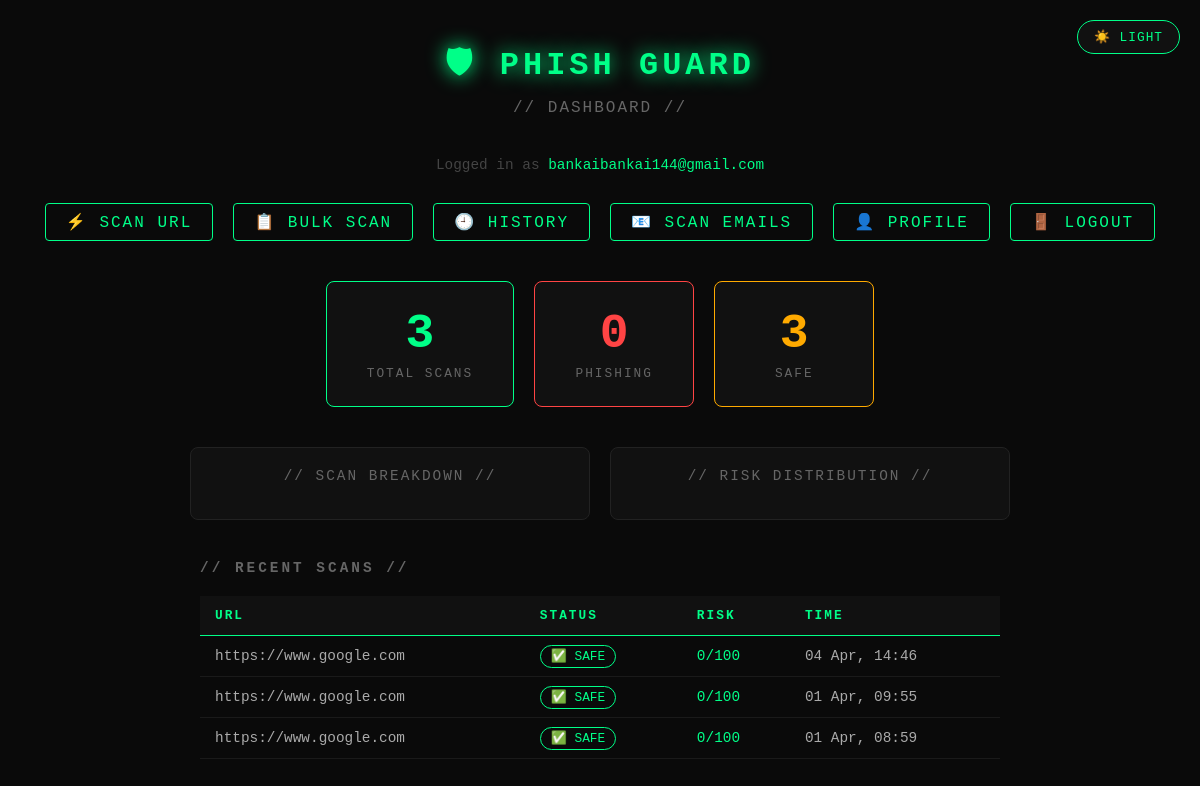
The page /dashboard/ (signed in) on the database its author committed.
### detector/models.py (models this page shows, shortened)
class ScanResult(models.Model):
    user = models.ForeignKey(User, on_delete=models.CASCADE, null=True, blank=True)
    url = models.URLField(max_length=2000)
    is_phishing = models.BooleanField(default=False)
    risk_score = models.IntegerField(default=0)
    reasons = models.TextField(blank=True)
    scanned_at = models.DateTimeField(auto_now_add=True)

### detector/views.py (the view)
# urls.py: path('dashboard/', views.dashboard, name='dashboard'),
@login_required
def dashboard(request):
    scans = ScanResult.objects.filter(user=request.user)
    total = scans.count()
    phishing_count = scans.filter(is_phishing=True).count()
    safe_count = scans.filter(is_phishing=False).count()
    recent_scans = scans.order_by('-scanned_at')[:5]
    scans_by_risk = {
        'low': scans.filter(risk_score__lte=25).count(),
        'medium': scans.filter(risk_score__gt=25, risk_score__lte=50).count(),
        'high': scans.filter(risk_score__gt=50, risk_score__lte=75).count(),
        'critical': scans.filter(risk_score__gt=75).count(),
    }
    context = {
        'total': total,
        'phishing_count': phishing_count,
        'safe_count': safe_count,
        'recent_scans': recent_scans,
        'scans_by_risk': scans_by_risk,
    }
    return render(request, 'detector/dashboard.html', context)

### detector/templates/detector/dashboard.html (shortened to what this page needs)
<!DOCTYPE html>
<html lang="en">
<head>
</head>
<body>
    <button class="theme-toggle" onclick="toggleTheme()" id="themeBtn">☀️ LIGHT</button>
    <h1>🛡 PHISH GUARD</h1>
    <p class="subtitle">// DASHBOARD //</p>
    <p class="user-info">Logged in as <span>{{ request.user.username }}</span></p>
    <div class="nav">
        <a href="/">⚡ SCAN URL</a>
        <a href="/bulk-scan/">📋 BULK SCAN</a>
        <a href="/history/">🕘 HISTORY</a>
        <a href="/email-scan/">📧 SCAN EMAILS</a>
        <a href="/profile/">👤 PROFILE</a>
        <a href="/accounts/logout/">🚪 LOGOUT</a>
    </div>
    <div class="stats">
        <div class="stat-card">
            <div class="stat-number">{{ total }}</div>
            <div class="stat-label">TOTAL SCANS</div>
        </div>
        <div class="stat-card danger">
            <div class="stat-number">{{ phishing_count }}</div>
            <div class="stat-label">PHISHING</div>
        </div>
        <div class="stat-card warning">
            <div class="stat-number">{{ safe_count }}</div>
            <div class="stat-label">SAFE</div>
        </div>
    </div>
    {% if total > 0 %}
    <div class="charts">
        <div class="chart-box">
            <p class="chart-title">// SCAN BREAKDOWN //</p>
        </div>
        <div class="chart-box">
            <p class="chart-title">// RISK DISTRIBUTION //</p>
        </div>
    </div>
    {% endif %}
    <div class="recent">
        <h2>// RECENT SCANS //</h2>
        {% if recent_scans %}
        <table>
            <thead>
                <tr>
                    <th>URL</th>
                    <th>STATUS</th>
                    <th>RISK</th>
                    <th>TIME</th>
                </tr>
            </thead>
            <tbody>
                {% for scan in recent_scans %}
                <tr>
                    <td class="url-cell">{{ scan.url }}</td>
                    <td>
                        {% if scan.is_phishing %}
                            <span class="danger-badge">⛔ PHISHING</span>
                        {% else %}
                            <span class="safe-badge">✅ SAFE</span>
                        {% endif %}
                    </td>
                    <td style="color: {% if scan.is_phishing %}#ff4444{% else %}#00ff88{% endif %}">
                        {{ scan.risk_score }}/100
                    </td>
                    <td>{{ scan.scanned_at|date:"d M, H:i" }}</td>
                </tr>
                {% endfor %}
            </tbody>
        </table>
        {% else %}
        <p class="empty">// NO SCANS YET — GO SCAN SOME URLS! //</p>
        {% endif %}
    </div>
</body>
</html>

### detector/templates/detector/dashboard.html (style rules this page uses)
* { margin: 0; padding: 0; box-sizing: border-box; }
body { font-family: 'Courier New', monospace; background: #0a0a0a; color: #00ff88; min-height: 100vh; padding: 40px 20px; transition: background 0.3s, color 0.3s; }
h1 { font-size: 2rem; text-align: center; letter-spacing: 4px; text-shadow: 0 0 20px #00ff88; margin-bottom: 5px; }
.subtitle { text-align: center; color: #666; letter-spacing: 2px; margin-bottom: 40px; }
.nav { display: flex; justify-content: center; gap: 20px; margin-bottom: 40px; flex-wrap: wrap; }
.nav a { color: #00ff88; text-decoration: none; letter-spacing: 2px; border: 1px solid #00ff88; padding: 8px 20px; border-radius: 4px; transition: all 0.3s; }
.stats { display: flex; justify-content: center; gap: 20px; margin-bottom: 40px; flex-wrap: wrap; }
.stat-card { background: #111; border: 1px solid #00ff88; border-radius: 8px; padding: 25px 40px; text-align: center; min-width: 160px; transition: all 0.3s; }
.stat-card.danger { border-color: #ff4444; }
.stat-card.warning { border-color: #ffaa00; }
.stat-number { font-size: 3rem; font-weight: bold; margin-bottom: 5px; }
.stat-card .stat-number { color: #00ff88; }
.stat-card.danger .stat-number { color: #ff4444; }
.stat-card.warning .stat-number { color: #ffaa00; }
.stat-label { color: #666; letter-spacing: 2px; font-size: 0.8rem; }
.charts { display: flex; justify-content: center; gap: 20px; margin-bottom: 40px; flex-wrap: wrap; }
.chart-box { background: #111; border: 1px solid #222; border-radius: 8px; padding: 20px; width: 400px; transition: all 0.3s; }
.chart-title { text-align: center; letter-spacing: 2px; margin-bottom: 15px; color: #666; font-size: 0.9rem; }
.recent { max-width: 800px; margin: 0 auto; }
.recent h2 { letter-spacing: 3px; margin-bottom: 20px; color: #666; font-size: 0.9rem; }
table { width: 100%; border-collapse: collapse; }
th { background: #111; color: #00ff88; padding: 12px 15px; text-align: left; letter-spacing: 2px; border-bottom: 1px solid #00ff88; font-size: 0.8rem; }
td { padding: 12px 15px; border-bottom: 1px solid #1a1a1a; color: #aaa; font-size: 0.9rem; }
.safe-badge { color: #00ff88; border: 1px solid #00ff88; padding: 3px 10px; border-radius: 20px; font-size: 0.8rem; }
.url-cell { max-width: 300px; overflow: hidden; text-overflow: ellipsis; white-space: nowrap; }
.user-info { text-align: center; color: #444; margin-bottom: 30px; font-size: 0.9rem; }
.user-info span { color: #00ff88; }
.theme-toggle { position: fixed; top: 20px; right: 20px; background: #111; border: 1px solid #00ff88; color: #00ff88; padding: 8px 16px; border-radius: 20px; cursor: pointer; font-family: 'Courier New', monospace; font-size: 0.8rem; letter-spacing: 1px; z-index: 1000; transition: all 0.3s; width: auto; }

### rows shown on the page
ScanResult: url "https://www.google.com", is_phishing "✅ SAFE", risk_score "0", scanned_at "04 Apr, 14:46"
ScanResult: url "https://www.google.com", is_phishing "✅ SAFE", risk_score "0", scanned_at "01 Apr, 09:55"
ScanResult: url "https://www.google.com", is_phishing "✅ SAFE", risk_score "0", scanned_at "01 Apr, 08:59"

### other values the page prints
{{ request.user.username }} "bankaibankai144@gmail.com"
{{ total }} "3"
{{ phishing_count }} "0"
{{ safe_count }} "3"
